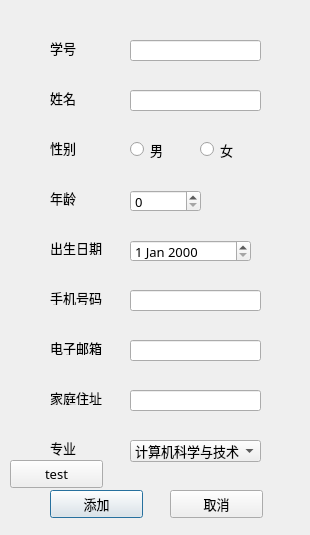
<?xml version="1.0" encoding="UTF-8"?>
<ui version="4.0">
 <class>addDialog</class>
 <widget class="QDialog" name="addDialog">
  <property name="geometry">
   <rect>
    <x>0</x>
    <y>0</y>
    <width>310</width>
    <height>535</height>
   </rect>
  </property>
  <property name="font">
   <font>
    <family>楷体</family>
    <pointsize>10</pointsize>
   </font>
  </property>
  <property name="windowTitle">
   <string>添加学生信息</string>
  </property>
  <property name="windowIcon">
   <iconset>
    <normaloff>favicon.ico</normaloff>favicon.ico</iconset>
  </property>
  <widget class="QPushButton" name="confirmButton">
   <property name="geometry">
    <rect>
     <x>50</x>
     <y>490</y>
     <width>93</width>
     <height>28</height>
    </rect>
   </property>
   <property name="text">
    <string>添加</string>
   </property>
   <property name="autoDefault">
    <bool>true</bool>
   </property>
  </widget>
  <widget class="QPushButton" name="cancleButton">
   <property name="geometry">
    <rect>
     <x>170</x>
     <y>490</y>
     <width>93</width>
     <height>28</height>
    </rect>
   </property>
   <property name="text">
    <string>取消</string>
   </property>
  </widget>
  <widget class="QRadioButton" name="radioButton_man">
   <property name="geometry">
    <rect>
     <x>130</x>
     <y>140</y>
     <width>51</width>
     <height>19</height>
    </rect>
   </property>
   <property name="text">
    <string>男</string>
   </property>
  </widget>
  <widget class="QRadioButton" name="radioButton_women">
   <property name="geometry">
    <rect>
     <x>200</x>
     <y>140</y>
     <width>51</width>
     <height>19</height>
    </rect>
   </property>
   <property name="text">
    <string>女</string>
   </property>
  </widget>
  <widget class="QLabel" name="idlabel">
   <property name="geometry">
    <rect>
     <x>50</x>
     <y>40</y>
     <width>41</width>
     <height>16</height>
    </rect>
   </property>
   <property name="font">
    <font>
     <pointsize>10</pointsize>
    </font>
   </property>
   <property name="text">
    <string>学号</string>
   </property>
  </widget>
  <widget class="QLabel" name="namelabel">
   <property name="geometry">
    <rect>
     <x>50</x>
     <y>90</y>
     <width>41</width>
     <height>16</height>
    </rect>
   </property>
   <property name="text">
    <string>姓名</string>
   </property>
  </widget>
  <widget class="QLabel" name="sexlabe">
   <property name="geometry">
    <rect>
     <x>50</x>
     <y>140</y>
     <width>41</width>
     <height>16</height>
    </rect>
   </property>
   <property name="text">
    <string>性别</string>
   </property>
  </widget>
  <widget class="QLabel" name="agelabel">
   <property name="geometry">
    <rect>
     <x>50</x>
     <y>190</y>
     <width>41</width>
     <height>16</height>
    </rect>
   </property>
   <property name="text">
    <string>年龄</string>
   </property>
  </widget>
  <widget class="QLabel" name="bornlabel">
   <property name="geometry">
    <rect>
     <x>50</x>
     <y>240</y>
     <width>72</width>
     <height>15</height>
    </rect>
   </property>
   <property name="text">
    <string>出生日期</string>
   </property>
  </widget>
  <widget class="QLabel" name="phonelabel">
   <property name="geometry">
    <rect>
     <x>50</x>
     <y>290</y>
     <width>72</width>
     <height>15</height>
    </rect>
   </property>
   <property name="text">
    <string>手机号码</string>
   </property>
  </widget>
  <widget class="QLabel" name="emaillabel">
   <property name="geometry">
    <rect>
     <x>50</x>
     <y>340</y>
     <width>72</width>
     <height>15</height>
    </rect>
   </property>
   <property name="text">
    <string>电子邮箱</string>
   </property>
  </widget>
  <widget class="QLabel" name="homelabel">
   <property name="geometry">
    <rect>
     <x>50</x>
     <y>390</y>
     <width>72</width>
     <height>15</height>
    </rect>
   </property>
   <property name="text">
    <string>家庭住址</string>
   </property>
  </widget>
  <widget class="QLabel" name="professlabel">
   <property name="geometry">
    <rect>
     <x>50</x>
     <y>440</y>
     <width>41</width>
     <height>16</height>
    </rect>
   </property>
   <property name="text">
    <string>专业</string>
   </property>
  </widget>
  <widget class="QLineEdit" name="idlineEdit">
   <property name="geometry">
    <rect>
     <x>130</x>
     <y>40</y>
     <width>131</width>
     <height>21</height>
    </rect>
   </property>
  </widget>
  <widget class="QLineEdit" name="namelineEdit">
   <property name="geometry">
    <rect>
     <x>130</x>
     <y>90</y>
     <width>131</width>
     <height>21</height>
    </rect>
   </property>
  </widget>
  <widget class="QDateEdit" name="borndateEdit">
   <property name="geometry">
    <rect>
     <x>130</x>
     <y>240</y>
     <width>121</width>
     <height>22</height>
    </rect>
   </property>
  </widget>
  <widget class="QLineEdit" name="phonelineEdit">
   <property name="geometry">
    <rect>
     <x>130</x>
     <y>290</y>
     <width>131</width>
     <height>21</height>
    </rect>
   </property>
  </widget>
  <widget class="QLineEdit" name="emaillineEdit">
   <property name="geometry">
    <rect>
     <x>130</x>
     <y>340</y>
     <width>131</width>
     <height>21</height>
    </rect>
   </property>
  </widget>
  <widget class="QLineEdit" name="homelineEdit">
   <property name="geometry">
    <rect>
     <x>130</x>
     <y>390</y>
     <width>131</width>
     <height>21</height>
    </rect>
   </property>
  </widget>
  <widget class="QSpinBox" name="agespinBox">
   <property name="geometry">
    <rect>
     <x>130</x>
     <y>190</y>
     <width>71</width>
     <height>22</height>
    </rect>
   </property>
  </widget>
  <widget class="QComboBox" name="professcomboBox">
   <property name="geometry">
    <rect>
     <x>130</x>
     <y>440</y>
     <width>131</width>
     <height>22</height>
    </rect>
   </property>
   <item>
    <property name="text">
     <string>计算机科学与技术</string>
    </property>
   </item>
   <item>
    <property name="text">
     <string>信息安全</string>
    </property>
   </item>
   <item>
    <property name="text">
     <string>网络工程</string>
    </property>
   </item>
   <item>
    <property name="text">
     <string>电子科学与技术</string>
    </property>
   </item>
  </widget>
  <widget class="QPushButton" name="testButton">
   <property name="geometry">
    <rect>
     <x>10</x>
     <y>460</y>
     <width>93</width>
     <height>28</height>
    </rect>
   </property>
   <property name="text">
    <string>test</string>
   </property>
  </widget>
 </widget>
 <resources/>
 <connections>
  <connection>
   <sender>cancleButton</sender>
   <signal>clicked(bool)</signal>
   <receiver>addDialog</receiver>
   <slot>close()</slot>
   <hints>
    <hint type="sourcelabel">
     <x>216</x>
     <y>503</y>
    </hint>
    <hint type="destinationlabel">
     <x>154</x>
     <y>267</y>
    </hint>
   </hints>
  </connection>
  <connection>
   <sender>confirmButton</sender>
   <signal>clicked(bool)</signal>
   <receiver>addDialog</receiver>
   <slot>accept()</slot>
   <hints>
    <hint type="sourcelabel">
     <x>96</x>
     <y>503</y>
    </hint>
    <hint type="destinationlabel">
     <x>154</x>
     <y>267</y>
    </hint>
   </hints>
  </connection>
 </connections>
</ui>
